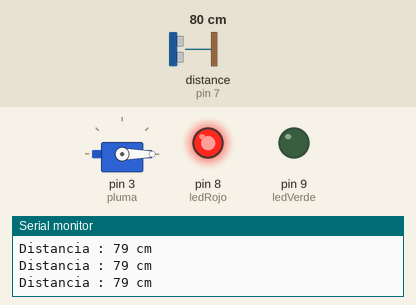
Bench run of a sketch on a simulated Arduino Uno, built with avr-gcc and run on an emulated ATmega328P. On the bench: servo, output pins drawn as LEDs (lit = HIGH), the last lines printed to the serial monitor. Wiring (inferred from the names in the program): ultrasonic range finder: trigger pin 6; echo pin 7. The test bench sets the inputs (shaded band); at power-on: distance to the obstacle (sensor on pin 7) 80 cm. The echo pulse lasts 58.3 µs per cm; pins used as bus, display or sensor lines are not drawn.

Above: at 1.2 s.
1.3 s: distance to the obstacle (sensor on pin 7) set to 33 cm
4.3 s: distance to the obstacle (sensor on pin 7) set to 28 cm
At 5.5 s:
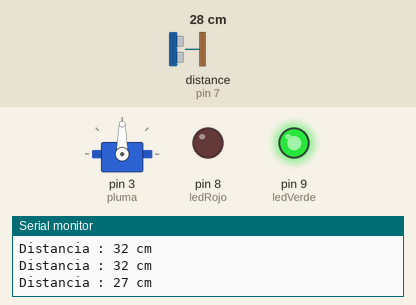
Timing chart, 0 to 7.3 s (numbered marks = the images above; inputs shaded):
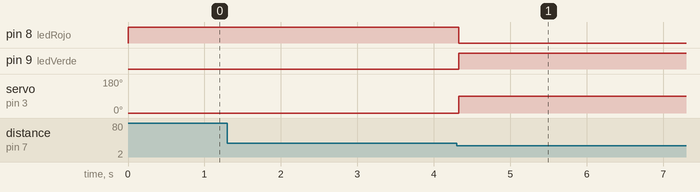

The sketch:

practica1_pluma_u2.ino
```cpp
#include <Servo.h>

const int trigg = 6;
const int echo = 7;

Servo pluma;

// LEDs
const int ledRojo = 8;
const int ledVerde = 9;

long duracion;
int distancia;

void setup() {
  pinMode(trigg, OUTPUT);
  pinMode(echo, INPUT);

  pinMode(ledRojo, OUTPUT);
  pinMode(ledVerde, OUTPUT);

  pluma.attach(3);   // Servo en pin 3
  pluma.write(0);    // Posición inicial (cerrado)

  digitalWrite(ledRojo, HIGH);  // Empieza cerrado → LED rojo encendido
  digitalWrite(ledVerde, LOW);

  Serial.begin(9600);
}

void loop() {
  // Pulso ultrasónico
  digitalWrite(trigg, LOW);
  delayMicroseconds(2);
  digitalWrite(trigg, HIGH);
  delayMicroseconds(10);
  digitalWrite(trigg, LOW);

  duracion = pulseIn(echo, HIGH);
  distancia = duracion * 0.01715;

  Serial.print("Distancia : ");
  Serial.print(distancia);
  Serial.println(" cm");

  if (distancia <= 30) {
    // Abrir pluma
    pluma.write(90);
    digitalWrite(ledVerde, HIGH);
    digitalWrite(ledRojo, LOW);

    delay(3000); // Espera 3 segundos con la pluma abierta

    // Cerrar pluma automáticamente
    pluma.write(0);
    digitalWrite(ledVerde, LOW);
    digitalWrite(ledRojo, HIGH);
  }
}
```

Measured:
- the behaviour switches between 32 and 31 cm on distance to the obstacle (sensor on pin 7) (found by bisection; images 0 and 1)
- after the input at 4.3 s, pin 8 (ledRojo): HIGH → LOW at once; pin 9 (ledVerde): LOW → HIGH at once; servo on pin 3 (pluma): 0° → 90° at once
